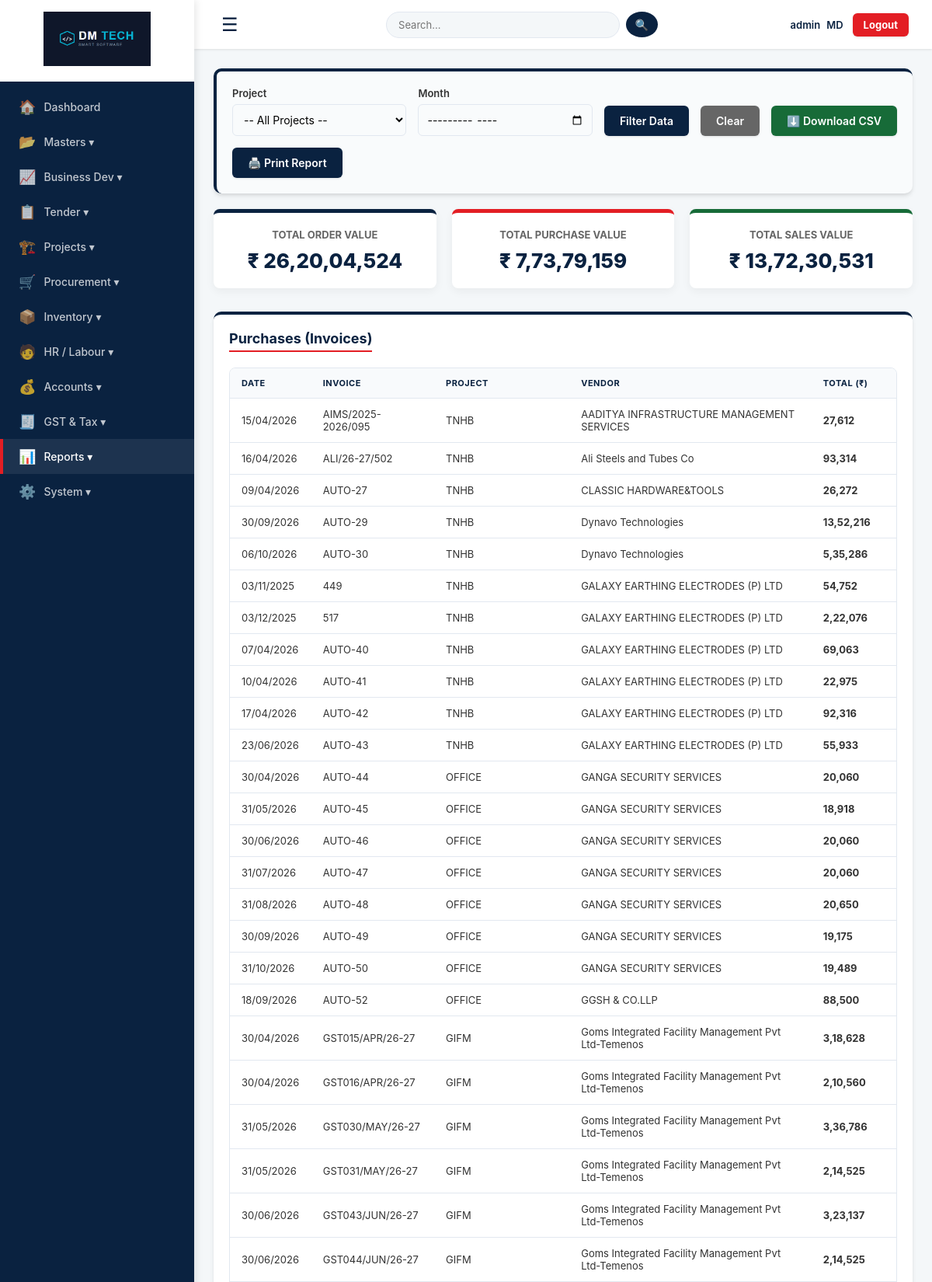
The app's page /reports (signed in, upper part) with its own data.
### tables this page shows
CREATE TABLE purchases (id INTEGER PRIMARY KEY AUTOINCREMENT, po_number TEXT, project_name TEXT NOT NULL, supplier_name TEXT NOT NULL, invoice_number TEXT NOT NULL, invoice_date TEXT, material_description TEXT, quantity REAL DEFAULT 0, rate REAL DEFAULT 0, gst_rate REAL DEFAULT 0, subtotal REAL DEFAULT 0, gst_amount REAL DEFAULT 0, total_amount REAL DEFAULT 0, md_approval TEXT DEFAULT 'Pending', approved_amount REAL DEFAULT 0, payment_status TEXT DEFAULT 'Pending', tds_percent REAL DEFAULT 0, retention_percent REAL DEFAULT 0, net_payable REAL DEFAULT 0);

### app.py (the view)
@app.route("/reports")
def reports():
    if not session.get("username"): return redirect(url_for("login"))
    conn = get_db(); sp = request.args.get("project", ""); sm = request.args.get("month", "")
    p = conn.execute("SELECT * FROM projects" + (" WHERE project_name=?" if sp else ""), ((sp,) if sp else ())).fetchall()
    tov = sum((x['project_value'] or 0) for x in p)
    pq = "SELECT * FROM purchases WHERE 1=1"; pp = []
    if sp: pq += " AND project_name=?"; pp.append(sp)
    if sm: pq += " AND strftime('%Y-%m', invoice_date)=?"; pp.append(sm)
    pl = conn.execute(pq, pp).fetchall(); tpv = sum(x['total_amount'] for x in pl)
    bq = "SELECT * FROM bills WHERE 1=1"; bp = []
    if sp: bq += " AND project_name=?"; bp.append(sp)
    if sm: bq += " AND strftime('%Y-%m', bill_date)=?"; bp.append(sm)
    bl = conn.execute(bq, bp).fetchall(); tsv = sum(x['total_value'] for x in bl)
    proj_l = conn.execute("SELECT project_name FROM projects").fetchall(); conn.close()
    return render_template("reports.html", projects=p, purchase_list=pl, bills_list=bl, project_list=proj_l, selected_project=sp, selected_month=sm, total_order_value=tov, total_purchase_value=tpv, total_sales_value=tsv)

### app.py (called while the page is built, shortened)
@app.context_processor
def inject_permissions():
    role = session.get('role', 'Admin')
    return dict(is_admin_or_gm=role in ['MD', 'Admin', 'GM'])

@app.after_request
def add_header(response):
    response.headers["Cache-Control"] = "no-cache, no-store, must-revalidate, public, max-age=0"
    response.headers["Pragma"] = "no-cache"
    response.headers["Expires"] = "0"
    return response

@app.template_filter('dateformat')
def dateformat(value, format='%d/%m/%Y'):
    if not value: return "-"
    try: return datetime.strptime(value, '%Y-%m-%d').strftime(format)
    except: return value

@app.template_filter('inr')
def format_inr(number):
    if number is None: return "0"
    try: number = float(number)
    except: return "0"
    is_negative = False
    if number < 0:
        is_negative = True
        number = abs(number)
    integer_part = str(round(number))
    if len(integer_part) > 3:
        last_three = integer_part[-3:]
        remaining = integer_part[:-3]
        groups = []
        while len(remaining) > 2:
            groups.insert(0, remaining[-2:])
            remaining = remaining[:-2]
        if remaining: groups.insert(0, remaining)
        formatted_integer = ",".join(groups) + "," + last_three
    else:
        formatted_integer = integer_part
    result = formatted_integer
    if is_negative: result = "-" + result
    return result

def get_db():
    conn = sqlite3.connect(DATABASE, timeout=20)
    conn.row_factory = sqlite3.Row
    return conn

@app.before_request
def restrict_access():
    if not session.get("username"): return
    role = session.get("role", "MD")
    endpoint = request.endpoint
    finance_routes = ['accounts', 'accounts_entry', 'delete_account_entry', 'delete_bill',
                      'print_bill', 'client_ledger', 'vendor_ledger', 'gst_reconciliation',
                      'run_reconciliation', 'gstr1', 'credit_notes', 'delete_credit_note',
                      'general_expenses', 'company_pnl', 'pay_purchase_bill', 'payroll']
    if endpoint in finance_routes and role not in ['MD', 'GM', 'Accountant']:
        flash("Access Denied: Finance module is restricted.", "error")
        return redirect(url_for('dashboard'))
    if role == "MD": return

### templates/reports.html (shortened to what this page needs)
{% extends "base.html" %}
{% block content %}
<div class="card no-print" style="background: #f9fbfc; border-left: 4px solid var(--primary-blue);">
    <form method="GET" style="display: flex; gap: 15px; align-items: flex-end; flex-wrap: wrap;">
        <div style="flex: 1; min-width: 200px;">
            <label>Project</label>
            <select name="project" style="padding: 10px; border-radius: 6px; width: 100%;">
                <option value="">-- All Projects --</option>
            </select>
        </div>
        <div style="flex: 1; min-width: 200px;">
            <label>Month</label>
            <input type="month" name="month" value="{{ selected_month }}" style="padding: 10px; border-radius: 6px; width: 100%;">
        </div>
        <button type="submit" class="btn" style="padding: 11px 20px;">Filter Data</button>
        <a href="{{ url_for('reports') }}" class="btn" style="background: #666; padding: 11px 20px;">Clear</a>
        <a href="{{ url_for('reports_export_csv', project=selected_project, month=selected_month) }}" class="btn" style="background: #176b38; padding: 11px 20px;">⬇️ Download CSV</a>
        <button type="button" onclick="window.print()" class="btn" style="background: #0a2240; padding: 11px 20px;">🖨️ Print Report</button>
    </form>
</div>
<div class="print-section">
    <div class="summary-grid">
        <div class="summary-card order">
            <h4>Total Order Value</h4>
            <h2>₹ {{ (total_order_value or 0) | inr }}</h2>
        </div>
        <div class="summary-card purchase">
            <h4>Total Purchase Value</h4>
            <h2>₹ {{ (total_purchase_value or 0) | inr }}</h2>
        </div>
        <div class="summary-card sales">
            <h4>Total Sales Value</h4>
            <h2>₹ {{ (total_sales_value or 0) | inr }}</h2>
        </div>
    </div>
    <div style="display: grid; grid-template-columns: 1fr; gap: 30px;">
        <div class="card">
            <h3 class="report-title">Purchases (Invoices)</h3>
            <div class="table-wrap">
                <table>
                    <thead>
                        <tr>
                            <th>Date</th>
                            <th>Invoice</th>
                            <th>Project</th>
                            <th>Vendor</th>
                            <th>Total (₹)</th>
                        </tr>
                    </thead>
                    <tbody>
                        {% for p in purchase_list %}
                        <tr>
                            <td>{{ p['invoice_date'] | dateformat }}</td>
                            <td>{{ p['invoice_number'] }}</td>
                            <td>{{ p['project_name'] }}</td>
                            <td>{{ p['supplier_name'] }}</td>
                            <td style="font-weight: bold;">{{ (p['total_amount'] or 0) | inr }}</td>
                        </tr>
                        {% else %}
                        <tr><td colspan="5" style="text-align: center;">No Purchase records found.</td></tr>
                        {% endfor %}
                    </tbody>
                </table>
            </div>
        </div>
    </div>
</div>
{% endblock %}

### static/css/main.css (style rules this page uses)
:root { --primary-blue: #0a2240; --accent-red: #e31e24; --bg-light: #f4f7f9; --text-dark: #333; --text-light: #666; --white: #ffffff; --border: #e2e8f0; --shadow-sm: 0 1px 3px rgba(0,0,0,0.1); --shadow-md: 0 4px 6px -1px rgba(0,0,0,0.1), 0 2px 4px -1px rgba(0,0,0,0.06); --shadow-lg: 0 10px 15px -3px rgba(0,0,0,0.1), 0 4px 6px -2px rgba(0,0,0,0.05); }
* { box-sizing: border-box; margin: 0; padding: 0; font-family: 'Inter', 'Segoe UI', sans-serif; }
body { background-color: var(--bg-light); color: var(--text-dark); display: flex; min-height: 100vh; }
.card { background: var(--white); border-radius: 10px; padding: 20px; box-shadow: var(--shadow-md); margin-bottom: 20px; border-top: 4px solid var(--primary-blue); transition: 0.2s; }
.card h3, .panel h3 { margin-bottom: 20px; color: var(--primary-blue); border-bottom: 2px solid var(--accent-red); display: inline-block; padding-bottom: 5px; font-weight: 700; font-size: 18px; }
label { display: block; margin-bottom: 6px; font-weight: 600; font-size: 13px; color: var(--text-dark); }
input, select, textarea { width: 100%; padding: 10px 12px; border: 1px solid var(--border); border-radius: 6px; font-size: 14px; background: #f9fbfc; transition: all 0.2s; box-sizing: border-box; }
.btn { background: var(--primary-blue); color: var(--white); border: none; padding: 10px 18px; border-radius: 6px; cursor: pointer; font-size: 14px; font-weight: 600; transition: all 0.2s; display: inline-block; text-decoration: none; box-shadow: var(--shadow-sm); text-align: center; }
.table-wrap { overflow-x: auto; border-radius: 8px; border: 1px solid var(--border); background: white; }
table { width: 100%; border-collapse: collapse; }
th, td { padding: 12px 15px; text-align: left; border-bottom: 1px solid var(--border); font-size: 13px; vertical-align: middle; }
th { background: #f8fafc; color: var(--primary-blue); font-weight: 700; text-transform: uppercase; font-size: 11px; letter-spacing: 0.5px; white-space: nowrap; }

### templates/reports.html (style rules this page uses)
.summary-grid { display: grid; grid-template-columns: repeat(3, 1fr); gap: 20px; margin-bottom: 30px; }
.summary-card { background: white; padding: 20px; border-radius: 8px; box-shadow: 0 4px 12px rgba(0,0,0,0.05); border-top: 5px solid var(--primary-blue); text-align: center; }
.summary-card h4 { color: #666; font-size: 13px; margin-bottom: 10px; text-transform: uppercase; font-weight: 700; }
.summary-card h2 { color: var(--primary-blue); font-size: 26px; margin: 0; font-weight: 800; }
.summary-card.order { border-top-color: #0a2240; }
.summary-card.purchase { border-top-color: #e31e24; }
.summary-card.sales { border-top-color: #176b38; }
.report-title { margin-bottom: 15px; color: var(--primary-blue); border-bottom: 2px solid var(--accent-red); display: inline-block; padding-bottom: 5px; }

### records on screen
purchases: invoice_date "15/04/2026", invoice_number "AIMS/2025-2026/095", project_name "TNHB", supplier_name "AADITYA INFRASTRUCTURE MANAGEMENT SERVICES", total_amount "27,612"
purchases: invoice_date "16/04/2026", invoice_number "ALI/26-27/502", project_name "TNHB", supplier_name "Ali Steels and Tubes Co", total_amount "93,314"
purchases: invoice_date "09/04/2026", invoice_number "AUTO-27", project_name "TNHB", supplier_name "CLASSIC HARDWARE&TOOLS", total_amount "26,272"
purchases: invoice_date "30/09/2026", invoice_number "AUTO-29", project_name "TNHB", supplier_name "Dynavo Technologies", total_amount "13,52,216"
purchases: invoice_date "06/10/2026", invoice_number "AUTO-30", project_name "TNHB", supplier_name "Dynavo Technologies", total_amount "5,35,286"
purchases: invoice_date "03/11/2025", invoice_number "449", project_name "TNHB", supplier_name "GALAXY EARTHING ELECTRODES (P) LTD", total_amount "54,752"
purchases: invoice_date "03/12/2025", invoice_number "517", project_name "TNHB", supplier_name "GALAXY EARTHING ELECTRODES (P) LTD", total_amount "2,22,076"
purchases: invoice_date "07/04/2026", invoice_number "AUTO-40", project_name "TNHB", supplier_name "GALAXY EARTHING ELECTRODES (P) LTD", total_amount "69,063"
purchases: invoice_date "10/04/2026", invoice_number "AUTO-41", project_name "TNHB", supplier_name "GALAXY EARTHING ELECTRODES (P) LTD", total_amount "22,975"
purchases: invoice_date "17/04/2026", invoice_number "AUTO-42", project_name "TNHB", supplier_name "GALAXY EARTHING ELECTRODES (P) LTD", total_amount "92,316"
purchases: invoice_date "23/06/2026", invoice_number "AUTO-43", project_name "TNHB", supplier_name "GALAXY EARTHING ELECTRODES (P) LTD", total_amount "55,933"
purchases: invoice_date "30/04/2026", invoice_number "AUTO-44", project_name "OFFICE", supplier_name "GANGA SECURITY SERVICES", total_amount "20,060"
purchases: invoice_date "31/05/2026", invoice_number "AUTO-45", project_name "OFFICE", supplier_name "GANGA SECURITY SERVICES", total_amount "18,918"
purchases: invoice_date "30/06/2026", invoice_number "AUTO-46", project_name "OFFICE", supplier_name "GANGA SECURITY SERVICES", total_amount "20,060"
purchases: invoice_date "31/07/2026", invoice_number "AUTO-47", project_name "OFFICE", supplier_name "GANGA SECURITY SERVICES", total_amount "20,060"
purchases: invoice_date "31/08/2026", invoice_number "AUTO-48", project_name "OFFICE", supplier_name "GANGA SECURITY SERVICES", total_amount "20,650"
purchases: invoice_date "30/09/2026", invoice_number "AUTO-49", project_name "OFFICE", supplier_name "GANGA SECURITY SERVICES", total_amount "19,175"
purchases: invoice_date "31/10/2026", invoice_number "AUTO-50", project_name "OFFICE", supplier_name "GANGA SECURITY SERVICES", total_amount "19,489"
purchases: invoice_date "18/09/2026", invoice_number "AUTO-52", project_name "OFFICE", supplier_name "GGSH & CO.LLP", total_amount "88,500"
purchases: invoice_date "30/04/2026", invoice_number "GST015/APR/26-27", project_name "GIFM", supplier_name "Goms Integrated Facility Management Pvt Ltd-Temenos", total_amount "3,18,628"
purchases: invoice_date "30/04/2026", invoice_number "GST016/APR/26-27", project_name "GIFM", supplier_name "Goms Integrated Facility Management Pvt Ltd-Temenos", total_amount "2,10,560"
purchases: invoice_date "31/05/2026", invoice_number "GST030/MAY/26-27", project_name "GIFM", supplier_name "Goms Integrated Facility Management Pvt Ltd-Temenos", total_amount "3,36,786"
purchases: invoice_date "31/05/2026", invoice_number "GST031/MAY/26-27", project_name "GIFM", supplier_name "Goms Integrated Facility Management Pvt Ltd-Temenos", total_amount "2,14,525"
purchases: invoice_date "30/06/2026", invoice_number "GST043/JUN/26-27", project_name "GIFM", supplier_name "Goms Integrated Facility Management Pvt Ltd-Temenos", total_amount "3,23,137"
purchases: invoice_date "30/06/2026", invoice_number "GST044/JUN/26-27", project_name "GIFM", supplier_name "Goms Integrated Facility Management Pvt Ltd-Temenos", total_amount "2,14,525"

### other values on screen
{{ session['username'] }} "admin"
{{ user_role }} "MD"
{{ (total_order_value or 0) | inr }} "26,20,04,524"
{{ (total_purchase_value or 0) | inr }} "7,73,79,159"
{{ (total_sales_value or 0) | inr }} "13,72,30,531"
